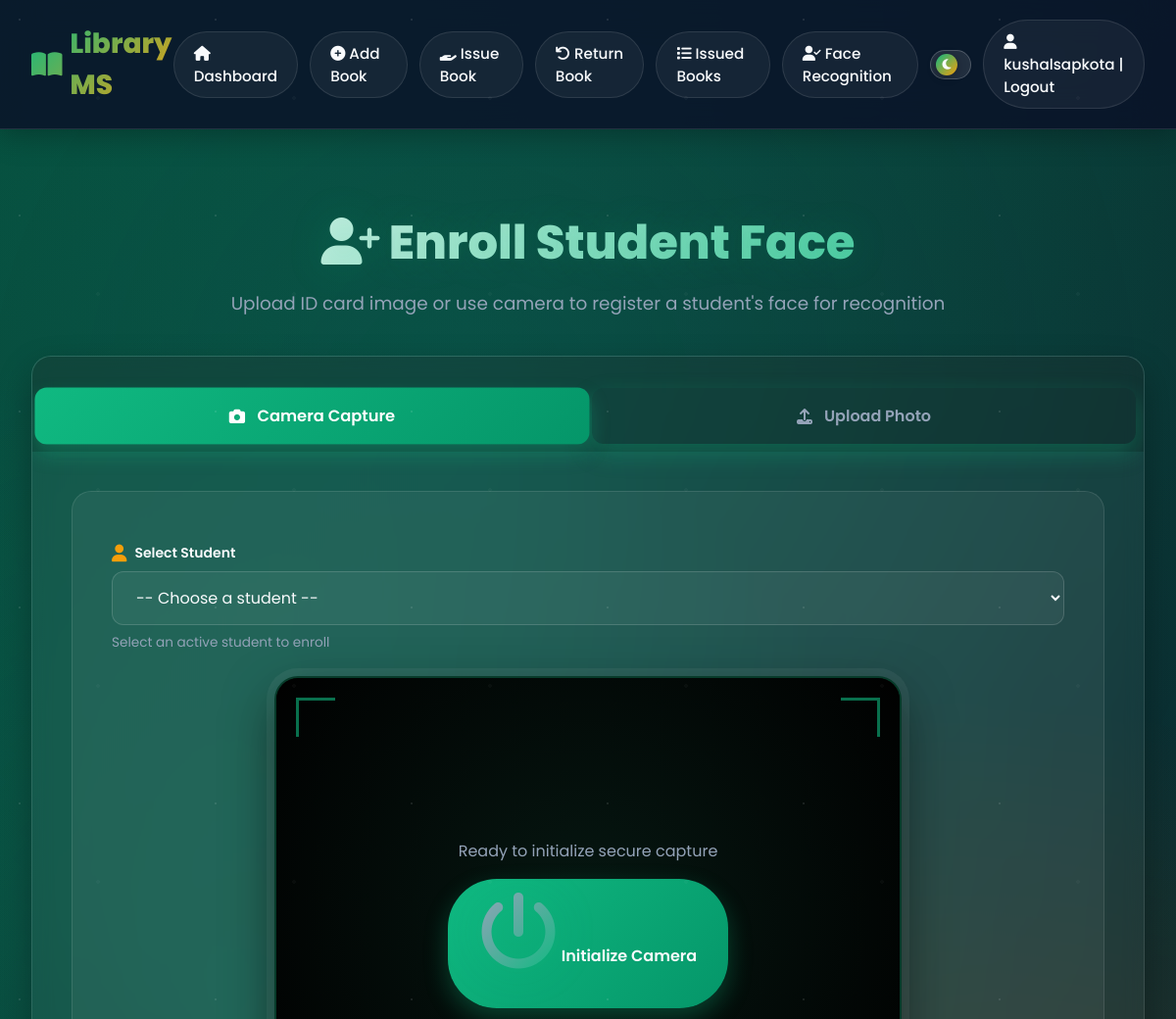
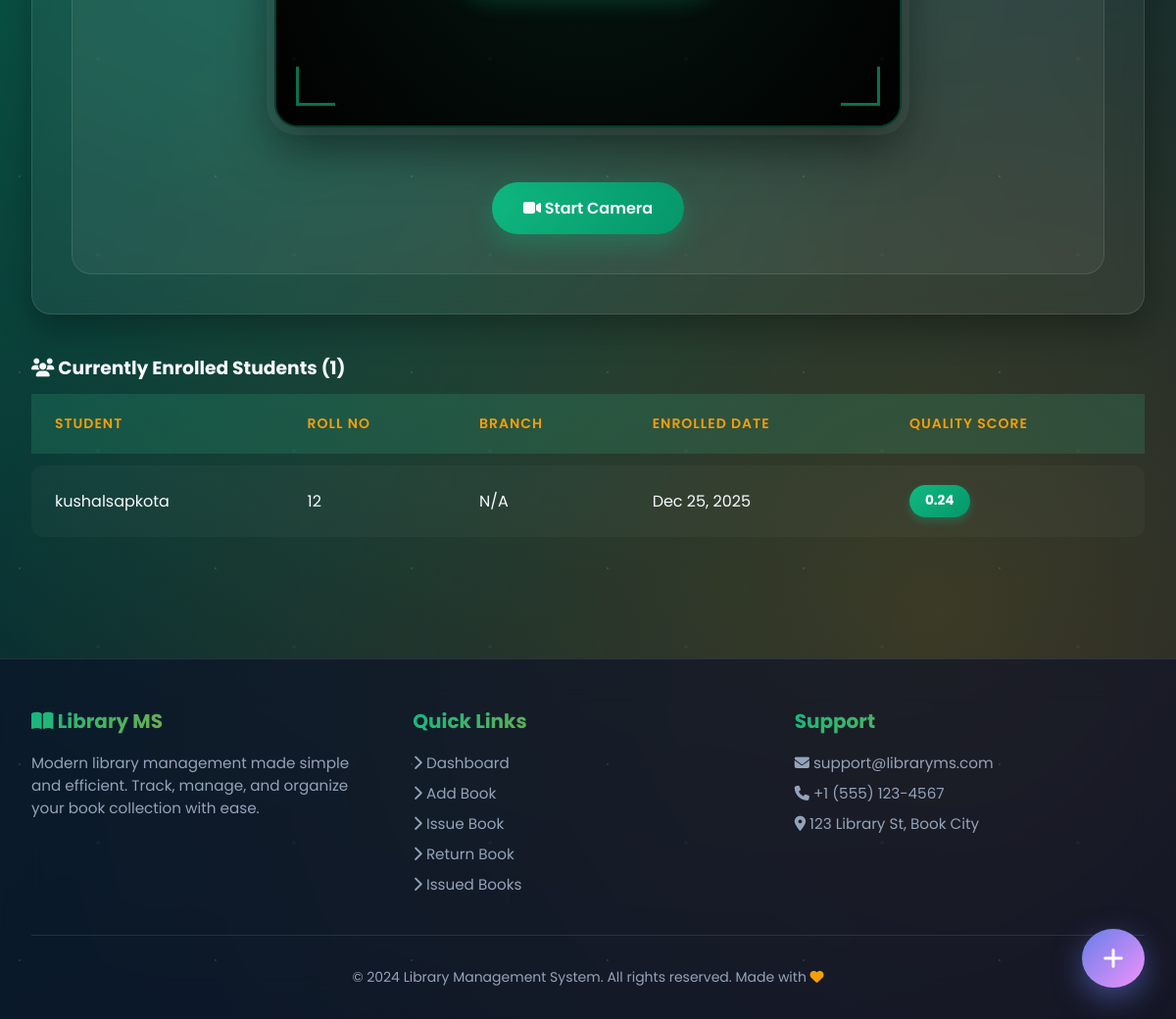
The page /face/enroll/ (signed in) on the database its author committed (2 pictures, top to bottom).
### idchartrecognation/models.py (models this page shows, shortened)
class FaceEncoding(models.Model):
    student = models.OneToOneField(Student, on_delete=models.CASCADE, related_name='face_encoding')
    encoding_data = models.BinaryField(help_text='128-dimensional face encoding vector')
    confidence_score = models.FloatField(
        help_text='Quality score of the face encoding (0-1)',
        default=0.0
    )
    enrolled_at = models.DateTimeField(auto_now_add=True)
    updated_at = models.DateTimeField(auto_now=True)
    is_active = models.BooleanField(
        default=True,
        help_text='Active encodings are used for recognition'
    )
    id_card = models.ForeignKey(
        IDCard,
        on_delete=models.SET_NULL,
        null=True,
        blank=True,
        related_name='face_encodings',
        help_text='Source ID card for this encoding'
    )
    class Meta:
        ordering = ['-enrolled_at']
        verbose_name = "Face Encoding"
        verbose_name_plural = "Face Encodings"
        indexes = [
            models.Index(fields=['student', 'is_active']),
        ]

### home/models.py (models this page shows, shortened)
class Student(models.Model):
    MAX_BOOKS_ALLOWED = 5  # Maximum books a student can issue at once
    user = models.OneToOneField(User, on_delete=models.CASCADE)
    classroom = models.CharField(max_length=10, blank=True, default='N/A')
    branch = models.CharField(max_length=10, blank=True, default='N/A')
    roll_no = models.CharField(max_length=3, blank=True)
    phone = models.CharField(
        max_length=10,
        blank=True,
        validators=[RegexValidator(
            regex=r'^\d{10}$',
            message='Phone number must be exactly 10 digits'
        )]
    )
    image = models.ImageField(upload_to="student_images/", blank=True)
    date_joined = models.DateTimeField(auto_now_add=True)
    is_active = models.BooleanField(default=True)
    class Meta:
        ordering = ['user__username']

### idchartrecognation/views.py (the view)
# urls.py: path('enroll/', views.enroll_face, name='enroll_face'),
@login_required
def enroll_face(request):
    if request.method == 'POST':
        if 'image_data' in request.POST and request.POST.get('image_data'):
            webcam_form = WebcamCaptureForm(request.POST)
            if webcam_form.is_valid():
                student_id = request.POST.get('student')
                if not student_id:
                    messages.error(request, 'Please select a student first.')
                    return redirect('idchartrecognation:enroll_face')
                try:
                    student = Student.objects.get(id=student_id)
                except Student.DoesNotExist:
                    messages.error(request, 'Invalid student selected.')
                    return redirect('idchartrecognation:enroll_face')
                image_data = webcam_form.cleaned_data['image_data']
                format, imgstr = image_data.split(';base64,')
                ext = format.split('/')[-1]
                image_file = ContentFile(
                    base64.b64decode(imgstr),
                    name=f'id_card_{student.user.username}_{timezone.now().timestamp()}.{ext}'
                )
                id_card = IDCard(student=student, status='pending')
                id_card.image.save(image_file.name, image_file, save=True)
                process_enrollment(request, id_card)
                return redirect('idchartrecognation:dashboard' if id_card.status == 'processed' else 'idchartrecognation:enroll_face')
        else:
            form = IDCardUploadForm(request.POST, request.FILES)
            if form.is_valid():
                id_card = form.save(commit=False)
                id_card.status = 'pending'
                id_card.save()
                process_enrollment(request, id_card)
                return redirect('idchartrecognation:dashboard' if id_card.status == 'processed' else 'idchartrecognation:enroll_face')
    else:
        form = IDCardUploadForm()
    webcam_form = WebcamCaptureForm()
    enrolled_students = FaceEncoding.objects.filter(
        is_active=True
    ).select_related('student__user').order_by('-enrolled_at')
    context = {
        'form': form,
        'webcam_form': webcam_form,
        'enrolled_students': enrolled_students,
    }
    return render(request, 'idchartrecognation/enroll.html', context)

### idchartrecognation/forms.py (shortened to what this page needs)
class IDCardUploadForm(forms.ModelForm):
    class Meta:
        model = IDCard
        fields = ['student', 'image']
        widgets = {
            'student': forms.Select(attrs={
                'class': 'form-control',
                'required': True
            }),
            'image': forms.FileInput(attrs={
                'class': 'form-control',
                'accept': 'image/*',
                'required': True
            })
        }
        help_texts = {
            'image': 'Upload ID card with clear, front-facing photo (JPG, PNG). Max 5MB.'
        }
    def __init__(self, *args, **kwargs):
        super().__init__(*args, **kwargs)
        self.fields['student'].queryset = Student.objects.filter(
            is_active=True
        ).select_related('user')
        self.fields['student'].label_from_instance = lambda obj: f"{obj.user.get_full_name() or obj.user.username} - {obj.roll_no}"

class WebcamCaptureForm(forms.Form):
    image_data = forms.CharField(
        widget=forms.HiddenInput(),
        required=True
    )

### idchartrecognation/templates/idchartrecognation/enroll.html (shortened to what this page needs)
{% extends 'base.html' %}
{% block content %}
<div class="page-header">
    <h1><i class="fas fa-user-plus"></i> Enroll Student Face</h1>
    <p>Upload ID card image or use camera to register a student's face for recognition</p>
</div>
<div class="enrollment-tabs">
    <div class="tab-buttons">
        <button class="tab-button active" onclick="switchTab('camera')">
            <i class="fas fa-camera"></i> Camera Capture
        </button>
        <button class="tab-button" onclick="switchTab('upload')">
            <i class="fas fa-upload"></i> Upload Photo
        </button>
    </div>
    <div id="cameraTab" class="tab-content active">
        <div class="form-card">
            <div class="form-group">
                <label for="student_select_camera">
                    <i class="fas fa-user"></i> Select Student
                </label>
                <select id="student_select_camera" class="form-control" required>
                    <option value="">-- Choose a student --</option>
                </select>
                <small class="help-text">Select an active student to enroll</small>
            </div>
            <div class="webcam-container">
                <video id="webcam" autoplay playsinline></video>
                <div class="webcam-overlay">
                </div>
                <div id="webcamPlaceholder" class="webcam-placeholder">
                    <p>Ready to initialize secure capture</p>
                    <button class="btn btn-primary ripple" onclick="startWebcam()" style="margin-top: 1rem;">
                        <i class="fas fa-power-off"></i> Initialize Camera
                    </button>
                </div>
            </div>
            <div class="webcam-controls">
                <button id="startCamera" class="btn btn-primary" onclick="startWebcam()">
                    <i class="fas fa-video"></i> Start Camera
                </button>
            </div>
        </div>
    </div>
</div>
{% if enrolled_students %}
<div class="section-card">
    <h3><i class="fas fa-users"></i> Currently Enrolled Students ({{ enrolled_students.count }})</h3>
    <div class="table-responsive">
        <table class="data-table">
            <thead>
                <tr>
                    <th>Student</th>
                    <th>Roll No</th>
                    <th>Branch</th>
                    <th>Enrolled Date</th>
                    <th>Quality Score</th>
                </tr>
            </thead>
            <tbody>
                {% for enrollment in enrolled_students %}
                <tr>
                    <td>{{ enrollment.student.user.get_full_name|default:enrollment.student.user.username }}</td>
                    <td>{{ enrollment.student.roll_no }}</td>
                    <td>{{ enrollment.student.branch }}</td>
                    <td>{{ enrollment.enrolled_at|date:"M d, Y" }}</td>
                    <td>
                        <div class="quality-badge">{{ enrollment.confidence_score|floatformat:2 }}</div>
                    </td>
                </tr>
                {% endfor %}
            </tbody>
        </table>
    </div>
</div>
{% endif %}
{% endblock %}

### home/templates/base.html (shortened to what this page needs)
{% load static %}
<!DOCTYPE html>
<html lang="en">
<head>
    <link rel="stylesheet" href="{% static 'user/style.css' %}">
    <link rel="stylesheet" href="https://cdnjs.cloudflare.com/ajax/libs/font-awesome/6.4.0/css/all.min.css">
</head>
<body>
    <nav class="navbar">
        <a href="{% url 'index' %}" class="navbar-brand">
            <i class="fas fa-book-open"></i> Library MS
        </a>
        <div class="nav-links">
            <a href="{% url 'index' %}">
                <i class="fas fa-home"></i> Dashboard
            </a>
            <a href="{% url 'add_book' %}">
                <i class="fas fa-plus-circle"></i> Add Book
            </a>
            <a href="{% url 'issue_book' %}">
                <i class="fas fa-hand-holding"></i> Issue Book
            </a>
            <a href="{% url 'return_book' %}">
                <i class="fas fa-undo"></i> Return Book
            </a>
            <a href="{% url 'view_issued_books' %}">
                <i class="fas fa-list"></i> Issued Books
            </a>
            <a href="{% url 'idchartrecognation:dashboard' %}">
                <i class="fas fa-user-check"></i> Face Recognition
            </a>
            <div class="theme-toggle" onclick="toggleTheme()" title="Toggle Dark/Light Mode">
                <div class="theme-toggle-slider">
                    <i class="fas fa-moon"></i>
                </div>
            </div>
            {% if user.is_authenticated %}
            <a href="{% url 'logout' %}" style="margin-left: auto;">
                <i class="fas fa-user"></i> {{ user.username }} | Logout
            </a>
            {% endif %}
        </div>
    </nav>
    <div class="container">
        {% block content %}
        {% endblock %}
    </div>
    <footer class="site-footer">
        <div class="footer-content">
            <div class="footer-section">
                <h3><i class="fas fa-book-open"></i> Library MS</h3>
                <p>Modern library management made simple and efficient. Track, manage, and organize your book collection with ease.</p>
            </div>
            <div class="footer-section">
                <h3>Quick Links</h3>
                <a href="{% url 'index' %}"><i class="fas fa-chevron-right"></i> Dashboard</a>
                <a href="{% url 'add_book' %}"><i class="fas fa-chevron-right"></i> Add Book</a>
                <a href="{% url 'issue_book' %}"><i class="fas fa-chevron-right"></i> Issue Book</a>
                <a href="{% url 'return_book' %}"><i class="fas fa-chevron-right"></i> Return Book</a>
                <a href="{% url 'view_issued_books' %}"><i class="fas fa-chevron-right"></i> Issued Books</a>
            </div>
            <div class="footer-section">
                <h3>Support</h3>
                <p><i class="fas fa-envelope"></i> support@libraryms.com</p>
                <p><i class="fas fa-phone"></i> +1 (555) 123-4567</p>
                <p><i class="fas fa-map-marker-alt"></i> 123 Library St, Book City</p>
            </div>
        </div>
        <div class="footer-bottom">
            <p>&copy; 2024 Library Management System. All rights reserved. Made with <i class="fas fa-heart" style="color: var(--accent);"></i></p>
        </div>
    </footer>
    <div class="fab-container" id="fabContainer">
        <button class="fab-main ripple" onclick="toggleFAB()" title="Quick Actions">
            <i class="fas fa-plus"></i>
        </button>
    </div>
</body>
</html>

### idchartrecognation/templates/idchartrecognation/enroll.html (style rules this page uses)
.enrollment-tabs { background: rgba(255, 255, 255, 0.05); backdrop-filter: blur(10px); border-radius: 20px; border: 1px solid rgba(255, 255, 255, 0.1); overflow: hidden; margin-bottom: 2.5rem; box-shadow: 0 15px 35px rgba(0, 0, 0, 0.3); }
.tab-buttons { display: flex; background: rgba(0, 0, 0, 0.2); padding: 0.5rem; gap: 0.5rem; }
.tab-button { flex: 1; padding: 1rem; background: transparent; border: none; color: var(--text-muted); cursor: pointer; transition: all 0.4s cubic-bezier(0.175, 0.885, 0.32, 1.275); font-size: 1rem; font-weight: 600; border-radius: 12px; display: flex; align-items: center; justify-content: center; gap: 0.75rem; }
.tab-button.active { background: linear-gradient(135deg, var(--primary) 0%, var(--secondary) 100%); color: white; box-shadow: 0 10px 20px rgba(16, 185, 129, 0.3); transform: scale(1.02); }
.tab-content { display: none; padding: 2.5rem; animation: tabEnter 0.5s ease forwards; }
.tab-content.active { display: block; }
.webcam-container { position: relative; width: 100%; max-width: 640px; margin: 0 auto 2rem; background: #050505; border-radius: 24px; overflow: hidden; aspect-ratio: 4/3; box-shadow: 0 0 0 8px rgba(255, 255, 255, 0.05), 0 20px 50px rgba(0, 0, 0, 0.5); border: 2px solid rgba(16, 185, 129, 0.3); }
#webcam { width: 100%; height: 100%; object-fit: cover; filter: contrast(1.1) brightness(1.1); }
.webcam-overlay { position: absolute; inset: 0; pointer-events: none; z-index: 5; }
.webcam-placeholder { position: absolute; top: 0; left: 0; width: 100%; height: 100%; display: flex; flex-direction: column; align-items: center; justify-content: center; background: radial-gradient(circle at center, rgba(16, 185, 129, 0.1) 0%, rgba(0,0,0,0.9) 100%); color: #94a3b8; z-index: 2; }
.webcam-placeholder i { font-size: 5rem; margin-bottom: 1.5rem; background: linear-gradient(135deg, var(--text-muted) 0%, var(--primary) 100%); -webkit-background-clip: text; background-clip: text; -webkit-text-fill-color: transparent; filter: drop-shadow(0 0 20px rgba(16, 185, 129, 0.2)); }
.webcam-controls { display: flex; justify-content: center; gap: 1.5rem; flex-wrap: wrap; margin-top: 1.5rem; }
.form-card { background: rgba(255, 255, 255, 0.05); backdrop-filter: blur(10px); border-radius: 20px; padding: 2.5rem; border: 1px solid rgba(255, 255, 255, 0.1); }
.data-table { width: 100%; border-collapse: separate; border-spacing: 0 0.75rem; }
.data-table tr { background: rgba(255, 255, 255, 0.03); transition: all 0.3s ease; }
.data-table td { padding: 1.25rem 1.5rem; border: none; }
.data-table td:first-child { border-radius: 12px 0 0 12px; }
.data-table td:last-child { border-radius: 0 12px 12px 0; }
.quality-badge { display: inline-flex; align-items: center; justify-content: center; padding: 0.4rem 1rem; background: linear-gradient(135deg, #10b981 0%, #059669 100%); border-radius: 50px; font-size: 0.85rem; font-weight: 700; color: white; box-shadow: 0 4px 10px rgba(16, 185, 129, 0.3); }
.help-text { display: block; margin-top: 0.5rem; color: var(--text-muted); font-size: 0.85rem; }

### rows shown on the page
FaceEncoding: student.user.get_full_name "kushalsapkota", student.roll_no "12", student.branch "N/A", enrolled_at "Dec 25, 2025", confidence_score "0.24"

### other values the page prints
{{ user.username }} "kushalsapkota"
{{ enrolled_students.count }} "1"
